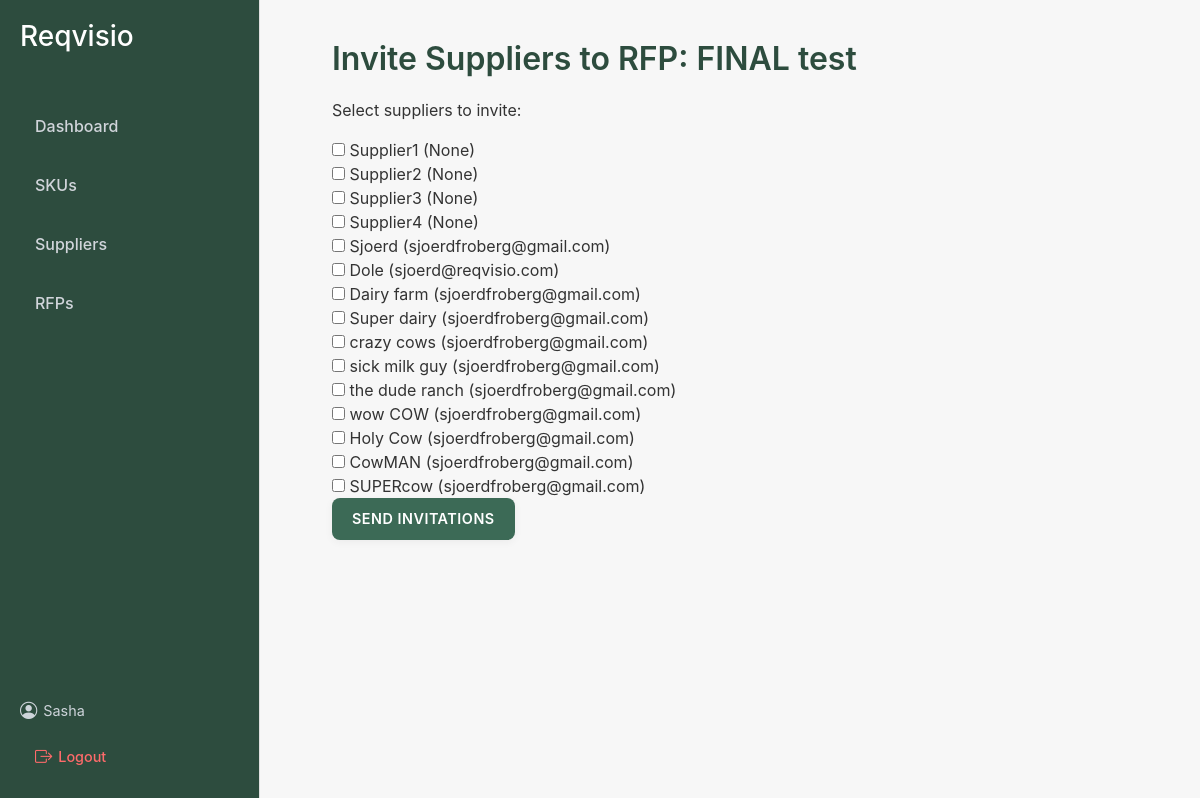
The app's page /procurement01/rfp/301/invite_suppliers/ (signed in) with its own data.
### procurement01/models.py (models this page shows, shortened)
class CustomUser(AbstractUser):
    company = models.ForeignKey(Company, on_delete=models.CASCADE, null=True)
    @property
    def is_procurer(self):
        return self.company.company_type == 'Procurer'

class RFP(models.Model):
    title = models.CharField(max_length=255)
    description = models.TextField(blank = True)
    created_at = models.DateTimeField(auto_now_add=True)
    updated_at = models.DateTimeField(auto_now=True)
    deleted_at = models.DateTimeField(null=True, blank=True)

class Company(models.Model):
    COMPANY_TYPES = [
        ('Procurer', 'Procurer'),
        ('Supplier', 'Supplier'),
    ]
    name = models.CharField(max_length=100)
    company_type = models.CharField(max_length=10, choices=COMPANY_TYPES)
    procurer = models.ForeignKey('self', null=True, blank=True, on_delete=models.CASCADE, related_name='suppliers')
    email = models.EmailField(max_length=254, blank=True, null=True)  # Add this field

### procurement01/views.py (the view)
# urls.py: path('rfp/<int:rfp_id>/invite_suppliers/', views.invite_suppliers, name='invite_suppliers'),
@login_required
def invite_suppliers(request, rfp_id):
    rfp = get_object_or_404(RFP, id=rfp_id)
    if not request.user.is_procurer:
        return render(request, 'procurement01/access_denied.html')
    if request.method == 'POST':
        supplier_ids = request.POST.getlist('suppliers')
        for supplier_id in supplier_ids:
            supplier = Company.objects.get(id=supplier_id)
            invitation, created = RFPInvitation.objects.get_or_create(rfp=rfp, supplier=supplier)
            if created:
                print('sending email')
                send_invitation_email(invitation)
                print('sent email')
        return redirect('rfp_list')  # Redirect to the RFP list or appropriate page
    else:
        procurer_company = request.user.company
        suppliers = Company.objects.filter(procurer=procurer_company, company_type='Supplier')
        return render(request, 'procurement01/invite_suppliers.html', {
            'rfp': rfp,
            'suppliers': suppliers,
        })

### procurement01/templates/procurement01/invite_suppliers.html (shortened to what this page needs)
{% extends 'procurement01/layout.html' %}
{% block content %}
<h2>Invite Suppliers to RFP: {{ rfp.title }}</h2>
<form method="post">
    <p>Select suppliers to invite:</p>
    {% for supplier in suppliers %}
        <div>
            <input type="checkbox" name="suppliers" value="{{ supplier.id }}" id="supplier_{{ supplier.id }}">
            <label for="supplier_{{ supplier.id }}">{{ supplier.name }} ({{ supplier.email }})</label>
        </div>
    {% empty %}
        <p>No suppliers available. Please add suppliers first.</p>
    {% endfor %}
    <button type="submit" class="btn btn-primary">Send Invitations</button>
</form>
{% endblock %}

### procurement01/templates/procurement01/layout.html (shortened to what this page needs)
{% load static %}
<!DOCTYPE html>
<html lang="en">
<head>
    <link href="https://cdn.jsdelivr.net/npm/bootstrap@5.3.0-alpha3/dist/css/bootstrap.min.css" rel="stylesheet">
    <link href="https://cdn.jsdelivr.net/npm/select2@4.1.0/dist/css/select2.min.css" rel="stylesheet" />
    <link href="https://cdn.jsdelivr.net/npm/choices.js/public/assets/styles/choices.min.css" rel="stylesheet">
    <link href="https://cdn.jsdelivr.net/npm/bootstrap-icons@1.10.0/font/bootstrap-icons.css" rel="stylesheet">
    <link href="{% static 'style.css' %}" rel="stylesheet">
</head>
<body>
    <div class="sidebar d-flex flex-column">
        <h3>Reqvisio</h3>
        {% if user.is_authenticated %}
            {% if user.company.company_type == 'Procurer' %}
                <div class="nav-links">
                    <a href="{% url 'dashboard' %}">Dashboard</a>
                    <a href="{% url 'sku_list' %}">SKUs</a>
                    <a href="{% url 'supplier_list' %}">Suppliers</a>
                    <a href="{% url 'rfp_list' %}">RFPs</a>
                </div>
                <div class="user-info mt-auto">
                    <span><i class="bi bi-person-circle"></i> {{ user.username }}</span>
                    <a href="{% url 'logout' %}" class="logout-link"><i class="bi bi-box-arrow-right"></i> Logout</a>
                </div>
            {% endif %}
        {% endif %}
    </div>
    <div class="main-content" id="main-content">
        <div class="container">
            {% block content %}{% endblock %}
        </div>
    </div>
</body>
</html>

### procurement01/static/style.css (style rules this page uses)
body { font-family: -apple-system, BlinkMacSystemFont, "Segoe UI", Roboto, Helvetica, Arial, sans-serif; background-color: #f7f7f7; color: #333; display: flex; margin: 0; padding: 0; overflow-y: auto; }
.main-content { margin-left: 280px; padding: 40px; width: calc(100% - 280px); }
h2 { color: #2d4c3e; font-weight: 600; margin-bottom: 20px; }
.sidebar { width: 260px; background-color: #2d4c3e; height: 100vh; padding: 20px; position: fixed; color: #ffffff; display: flex; flex-direction: column; justify-content: space-between; gap: 30px; border-right: 1px solid #e0e0e0; }
.sidebar h3 { margin-bottom: 20px; }
.sidebar .nav-links { display: flex; flex-direction: column; gap: 15px; }
.sidebar a { text-decoration: none; color: #d1d5db; font-size: 1em; font-weight: 500; padding: 10px 15px; border-radius: 8px; transition: background-color 0.3s; }
.sidebar .user-info { display: flex; flex-direction: column; gap: 10px; font-size: 0.9rem; color: #ced4da; margin-top: auto; }
.sidebar .user-info span, .sidebar .logout-link { display: flex; align-items: center; gap: 6px; }
.sidebar .user-info i, .sidebar .logout-link i { font-size: 1.2em; }
.sidebar .logout-link { color: #ff6b6b; text-decoration: none; }
.btn { font-size: 0.9em; border-radius: 8px; padding: 10px 20px; font-weight: 600; text-transform: uppercase; letter-spacing: 0.5px; border: none; box-shadow: 0px 2px 8px rgba(0, 0, 0, 0.05); transition: background-color 0.3s; }
.btn-primary { background-color: #3c6a56; color: #ffffff; }
.btn-primary { background-color: #3c6a56; border: none; font-weight: 600; text-transform: uppercase; padding: 10px 20px; border-radius: 8px; transition: background-color 0.3s; }
.btn-primary { background-color: #3c6a56; border-color: #3c6a56; }

### records on screen
CustomUser: username "Sasha"
RFP: title "FINAL test"
Company: name "Supplier1", email "None"
Company: name "Supplier2", email "None"
Company: name "Supplier3", email "None"
Company: name "Supplier4", email "None"
Company: name "Sjoerd", email "sjoerdfroberg@gmail.com"
Company: name "Dole", email "sjoerd@reqvisio.com"
Company: name "Dairy farm", email "sjoerdfroberg@gmail.com"
Company: name "Super dairy", email "sjoerdfroberg@gmail.com"
Company: name "crazy cows", email "sjoerdfroberg@gmail.com"
Company: name "sick milk guy", email "sjoerdfroberg@gmail.com"
Company: name "the dude ranch", email "sjoerdfroberg@gmail.com"
Company: name "wow COW", email "sjoerdfroberg@gmail.com"
Company: name "Holy Cow", email "sjoerdfroberg@gmail.com"
Company: name "CowMAN", email "sjoerdfroberg@gmail.com"
Company: name "SUPERcow", email "sjoerdfroberg@gmail.com"
